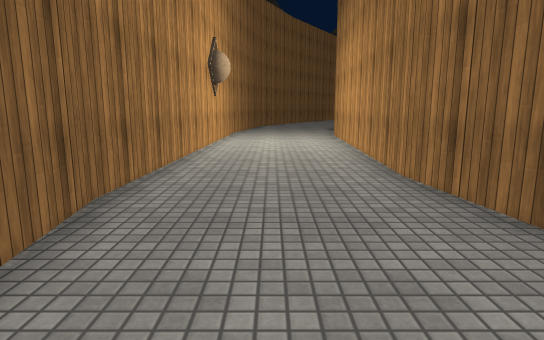
view 1 (above)

16 first-person views from a walk through a Unity game level. The camera is 1.3 m above the floor, tilts 10° down and sees 75° across. The floor is counted in squares, 1 m on a side. Each view is taken from the middle of a square. On the plan, view 1 faces up. The plan holds only what a view shows up to about 15 squares ahead; the rest is blank. The place goes on beyond the plan. The player character is not drawn. Surface patterns are stand-ins for the level's own textures.

view 2
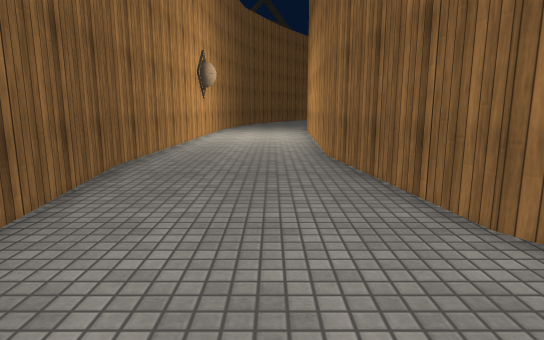

view 3
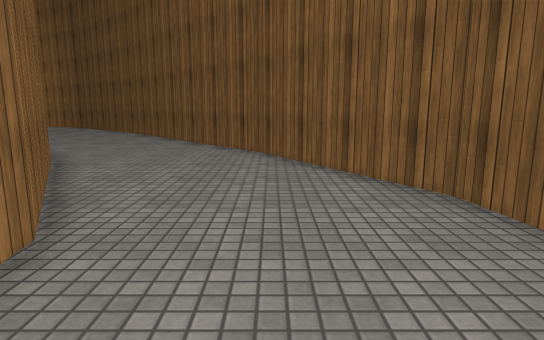

view 4
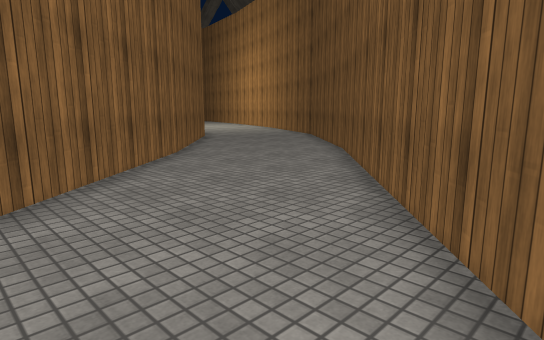

view 5
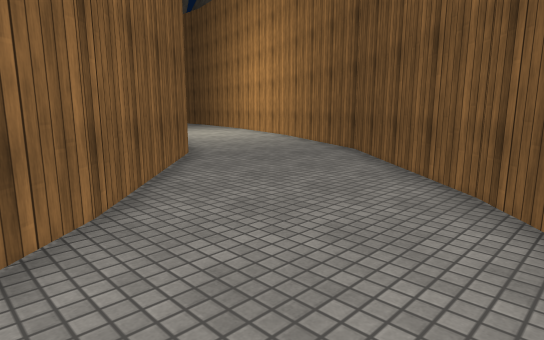

view 6
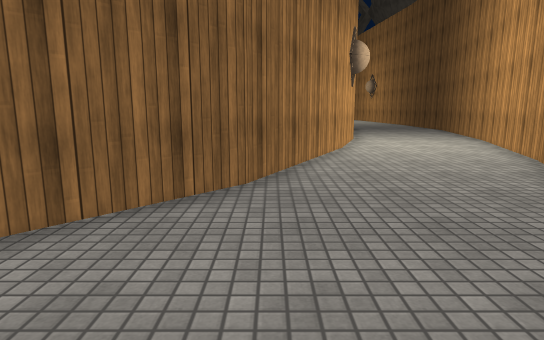

view 7
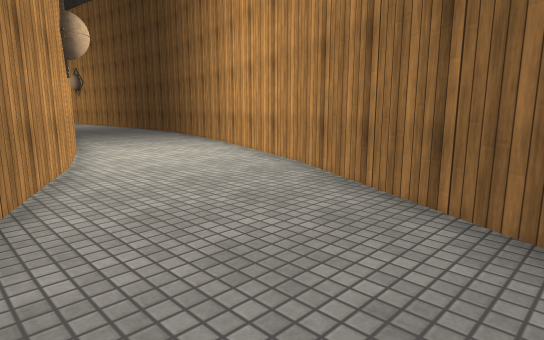

view 8
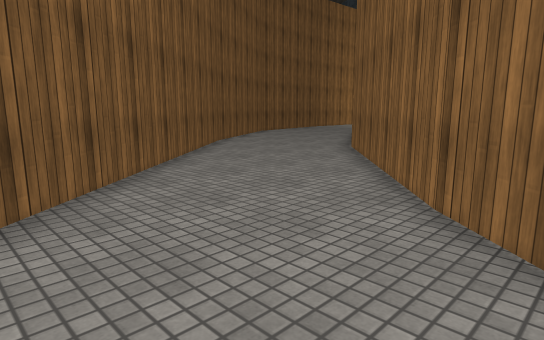

view 9
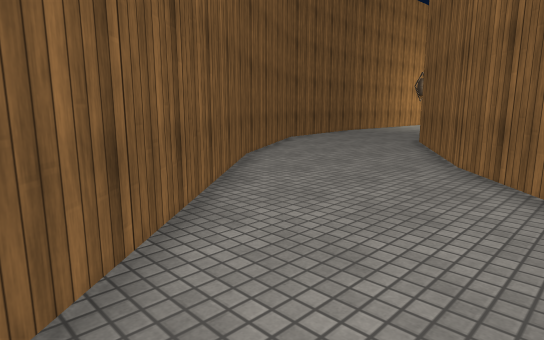

view 10
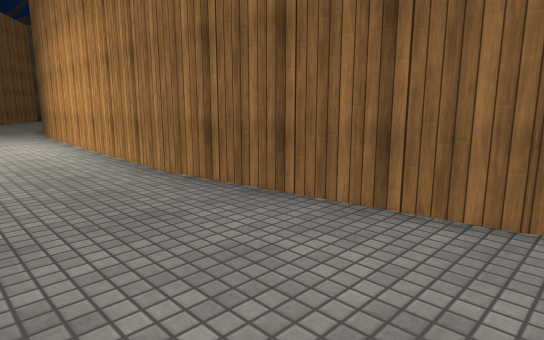

view 11
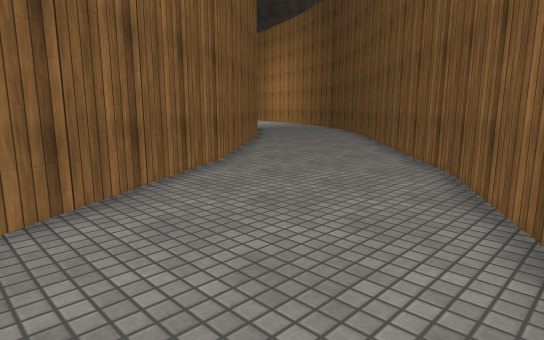

view 12
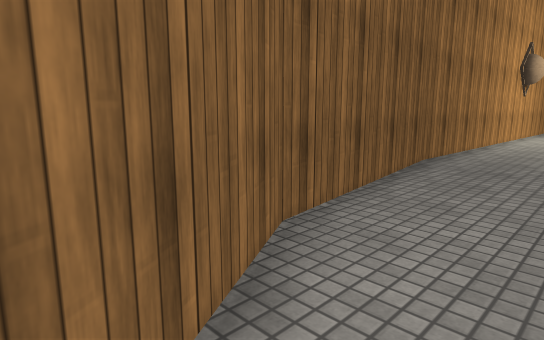

view 13
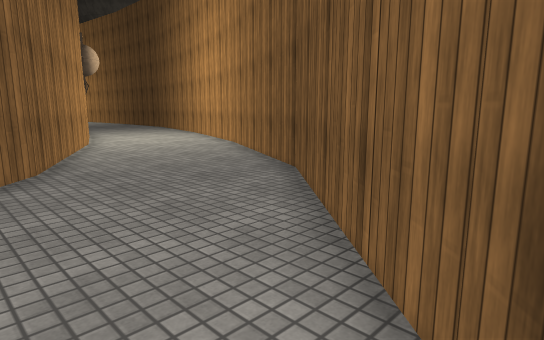

view 14
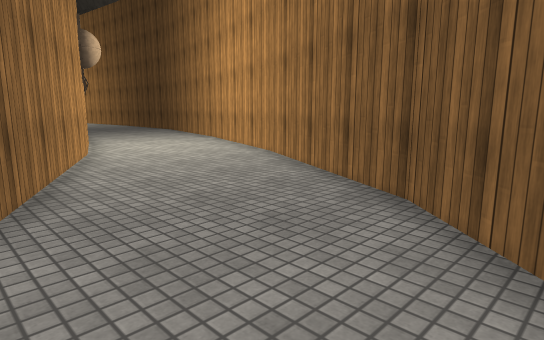

view 15
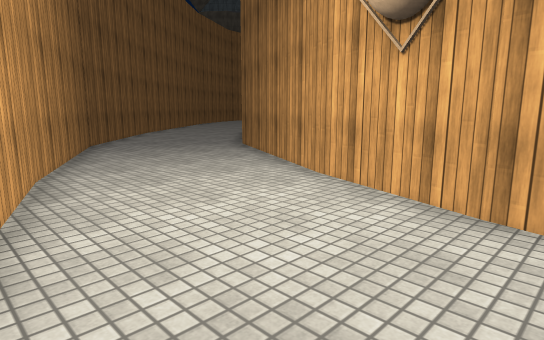

view 16
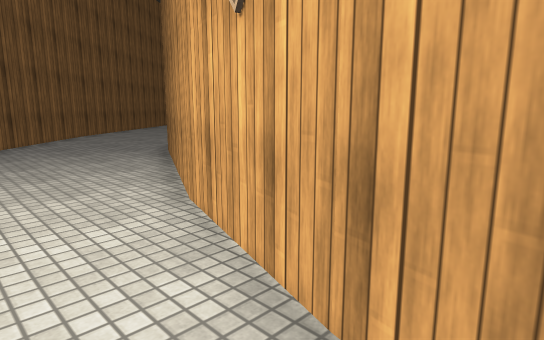

### Floor plan
Points are (right, up) in squares from view 1. A wall is a line through its corners. A room is listed if a view was taken in it or the views show most of it. See-through windows are left out.
Room 1 (views 1, 2, 3, 4, 5, 6, 7, 8, 9, 10, 11, 12, 13, 14, 15, 16)
walls: (6.5, -4.7) (3.4, 0.6) (2.5, 6.7); (1.3, -6.4) (8.5, -14.7); (11.4, -10.4) (6.4, -4.6); (8.4, -14.6) (13.1, -18.9) (18.8, -21.7); (16.1, -14.6) (11.3, -10.3); (2.5, 6.6) (2.9, 15.5); (-2.6, 5) (-1.7, -1.1) (1.4, -6.5); (21.7, -17.3) (15.9, -14.5); (18.6, -21.6) (24.4, -23.5); (25, -18.4) (21.5, -17.3); (26, -18.7) (24.9, -18.4); (-2.1, 15.1) (-2.6, 4.9); (24.2, -23.5) (25.8, -23.8)

Where each view was taken, in squares from view 1:
view 1: 0 up, 0 right, facing up
view 2: 3 down, 1 right, facing up
view 3: 4 up, 1 right, facing down
view 4: 5 down, 2 right, facing down-right
view 5: 9 down, 7 right, facing down-right
view 6: 15 down, 10 right, facing right
view 7: 15 down, 13 right, facing down-right
view 8: 15 down, 13 right, facing up-left
view 9: 13 down, 9 right, facing up-left
view 10: 0 up, 1 left, facing up-right
view 11: 1 up, 1 left, facing down-right
view 12: 4 down, 1 right, facing up-left
view 13: 13 down, 8 right, facing down-right
view 14: 14 down, 11 right, facing down-right
view 15: 23 down, 26 right, facing up-left
view 16: 20 down, 26 right, facing up-left
